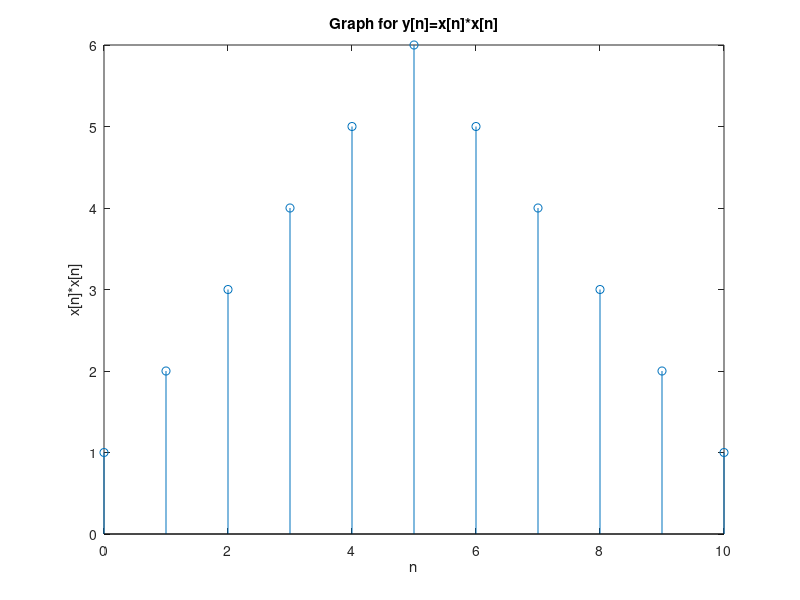

Reproduce this figure in MATLAB.
% 2.1(a)
ny = 0:10;
x = ones(1,6);
y = zeros(1,11);

for i = 1:6                 % calculate y[n] by using for loops
  for j = 0:(i-1)
      y(i) = y(i) + x(i);
  end
end

for i = 7:11
    for j = (i-6):5
        y(i) = y (i) + x(i-6);
    end
end

stem(ny,y);
xlabel('n'); ylabel('x[n]*x[n]');
title('Graph for y[n]=x[n]*x[n]');